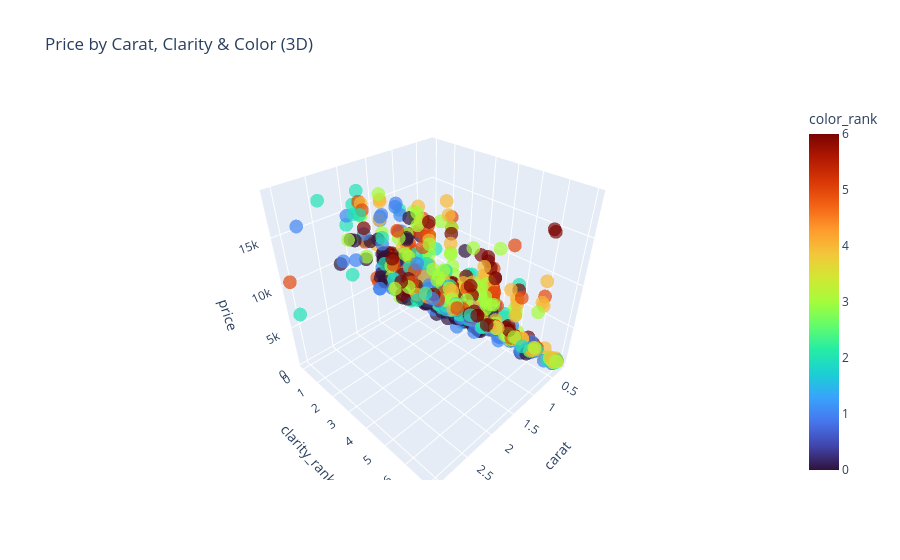

Notebook code cell kept with this figure:
### Code cell
fig = px.scatter_3d(df_fe.sample(2000, random_state=1), x='carat', y='clarity_rank', z='price',
                     color='color_rank', title='Price by Carat, Clarity & Color (3D)',
                     color_continuous_scale='Turbo', opacity=0.7)
fig.show()

### Figure 1 — Plotly figure (JSON) as saved in the notebook; plotly's stock layout.template omitted (floating-point values rounded to 4 significant figures; data arrays with more than 128 entries replaced by an {"elided": "..."} marker saying what was removed)
{"data": [{"hovertemplate": "carat=%{x}<br>clarity_rank=%{y}<br>price=%{z}<br>color_rank=%{marker.color}<extra></extra>", "legendgroup": "", "marker": {"color": {"elided": "2000 int values"}, "coloraxis": "coloraxis", "opacity": 0.7, "symbol": "circle"}, "mode": "markers", "name": "", "scene": "scene", "showlegend": false, "type": "scatter3d", "x": {"elided": "2000 float values"}, "y": {"elided": "2000 int values"}, "z": {"elided": "2000 int values"}}], "layout": {"coloraxis": {"colorbar": {"title": {"text": "color_rank"}}, "colorscale": [[0, "#30123b"], [0.07143, "#4145ab"], [0.1429, "#4675ed"], [0.2143, "#39a2fc"], [0.2857, "#1bcfd4"], [0.3571, "#24eca6"], [0.4286, "#61fc6c"], [0.5, "#a4fc3b"], [0.5714, "#d1e834"], [0.6429, "#f3c63a"], [0.7143, "#fe9b2d"], [0.7857, "#f36315"], [0.8571, "#d93806"], [0.9286, "#b11901"], [1, "#7a0402"]]}, "legend": {"tracegroupgap": 0}, "scene": {"domain": {"x": [0, 1], "y": [0, 1]}, "xaxis": {"title": {"text": "carat"}}, "yaxis": {"title": {"text": "clarity_rank"}}, "zaxis": {"title": {"text": "price"}}}, "title": {"text": "Price by Carat, Clarity & Color (3D)"}}}
